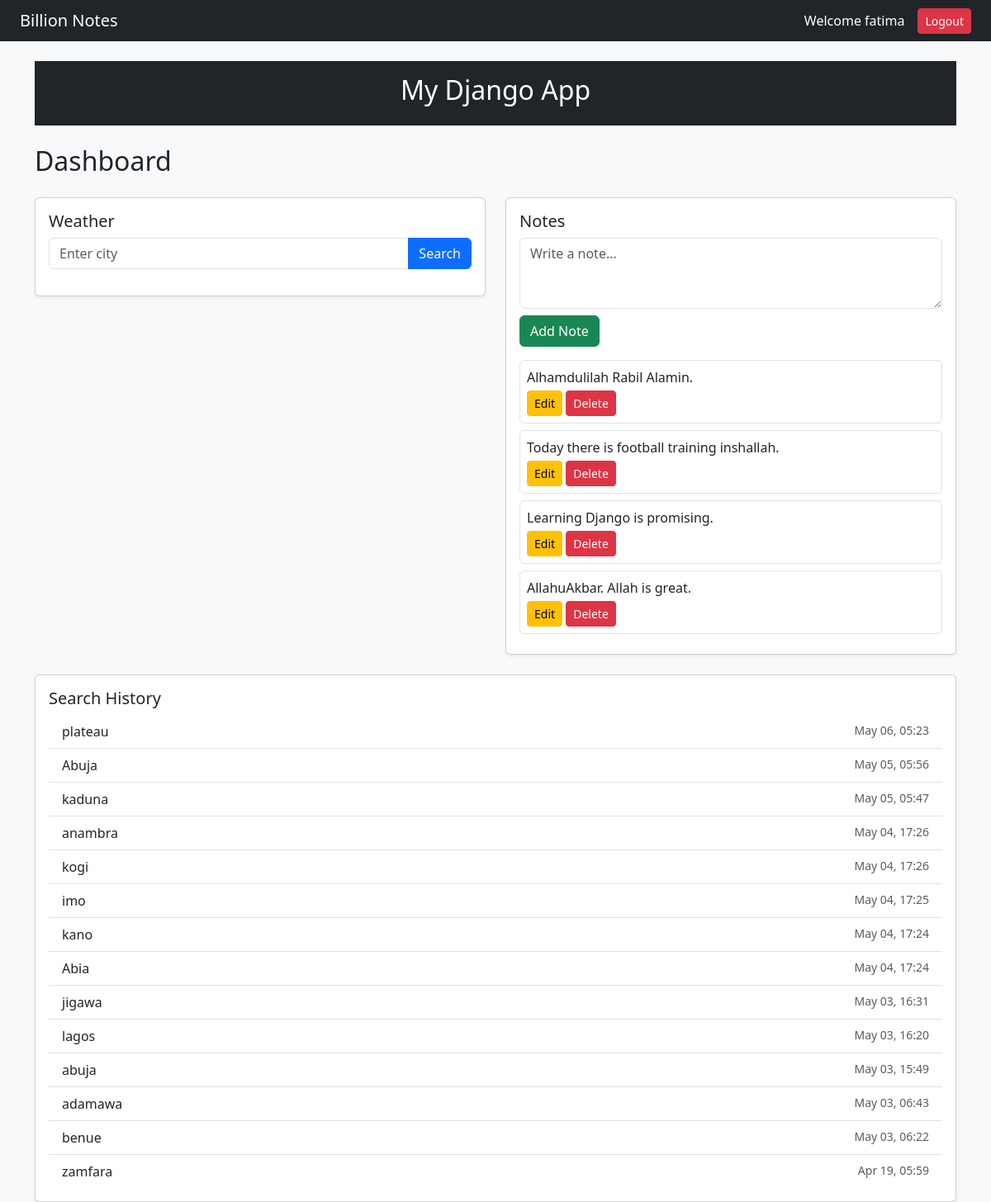
Before: /dashboard/ (signed in) with the older database file.
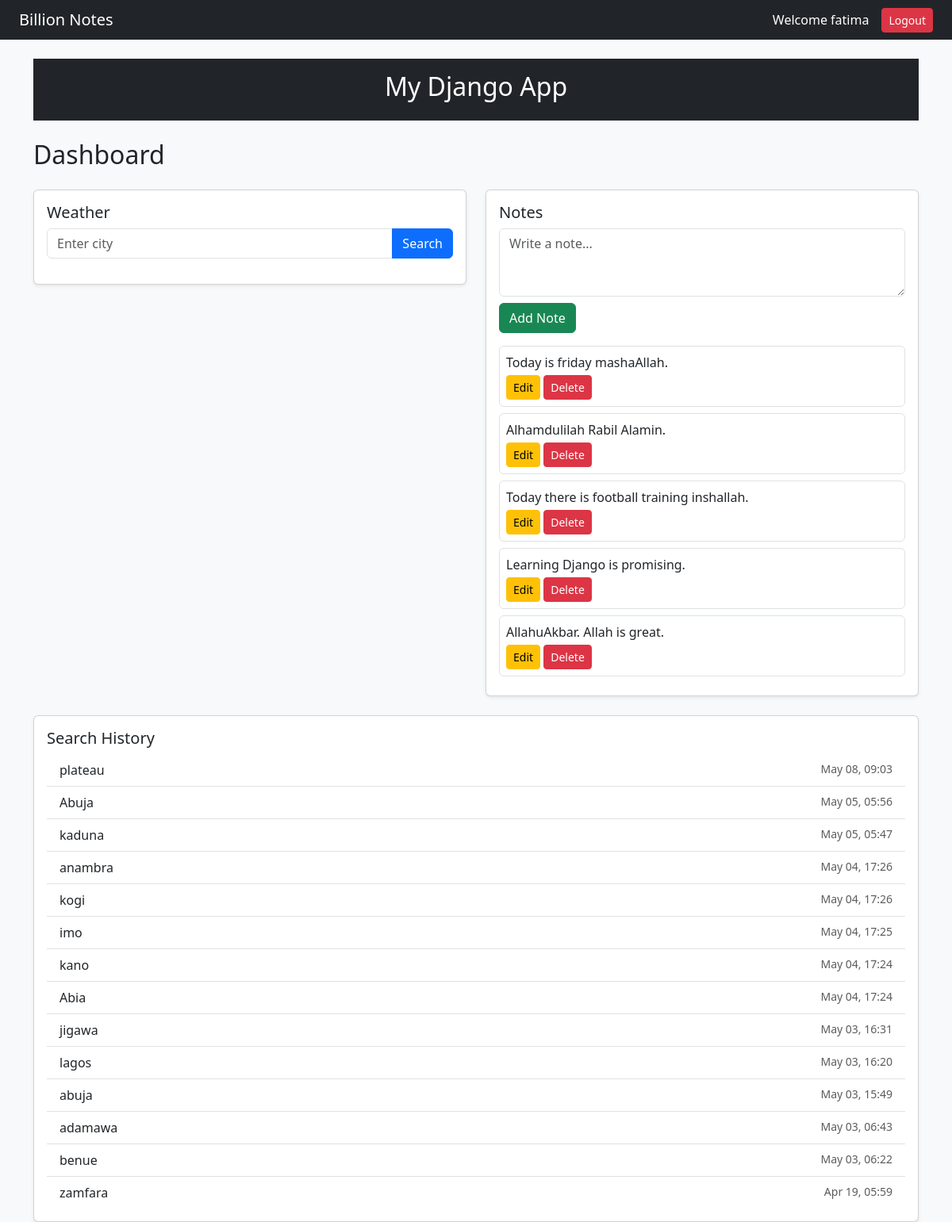
After: the same page with the newer database file.
### playground/models.py (models this page shows, shortened)
class Note(models.Model):
    user = models.ForeignKey(User, on_delete=models.CASCADE)
    content = models.TextField()

### weather/models.py (models this page shows)
class SearchHistory(models.Model):
    user = models.ForeignKey(User, on_delete=models.CASCADE)
    city = models.CharField(max_length=100)
    searched_at = models.DateTimeField(auto_now_add=True)

### dashboard/views.py (the view, shortened to what this page needs)
# urls.py: path("dashboard/", views.dashboard_view, name="dashboard"),
@login_required
def dashboard_view(request):
    context = {}
    notes = Note.objects.filter(user=request.user).order_by("-id")
    history = SearchHistory.objects.filter(user=request.user).order_by("-searched_at")
    context["notes"] = notes
    context["history"] = history
    city = request.GET.get("city")
    return render(request, "dashboard.html", context)

### weather/templates/dashboard.html (shortened to what this page needs)
{% extends "base.html" %}
{% block content %}
<h2 class="mb-4">Dashboard</h2>
<div class="row">
    <div class="col-md-6">
        <div class="card shadow-sm mb-4">
            <div class="card-body">
                <h5 class="card-title">Weather</h5>
                <form method="POST" class="mb-3">
                    <div class="input-group">
                        <input type="text" name="city" class="form-control" placeholder="Enter city">
                        <button class="btn btn-primary" name="search_weather">Search</button>
                    </div>
                </form>
            </div>
        </div>
    </div>
    <div class="col-md-6">
        <div class="card shadow-sm mb-4">
            <div class="card-body">
                <h5 class="card-title">Notes</h5>
                <form method="POST" class="mb-3">
                    <textarea name="content" class="form-control mb-2" rows="3" placeholder="Write a note..."></textarea>
                    <button class="btn btn-success" name="add_note">Add Note</button>
                </form>
                {% for note in notes %}
                    <div class="border rounded p-2 mb-2">
                        <p class="mb-1">{{ note.content }}</p>
                        <a href="{% url 'playground:edit_note' note.id %}" class="btn btn-sm btn-warning">Edit</a>
                        <a href="{% url 'playground:delete_note' note.id %}" class="btn btn-sm btn-danger">Delete</a>
                    </div>
                {% empty %}
                    <p class="text-muted">No notes yet</p>
                {% endfor %}
            </div>
        </div>
    </div>
</div>
<div class="card shadow-sm">
    <div class="card-body">
        <h5 class="card-title">Search History</h5>
        <ul class="list-group list-group-flush">
            {% for item in history %}
                <li class="list-group-item">
                    {{ item.city }}
                    <span class="text-muted small float-end">
                        {{ item.searched_at|date:"M d, H:i" }}
                    </span>
                </li>
            {% empty %}
                <li class="list-group-item text-muted">No history yet</li>
            {% endfor %}
        </ul>
    </div>
</div>
{% endblock %}

### playground/templates/base.html (shortened to what this page needs)
<!DOCTYPE html>
<html>
<head>
    <link href="https://cdn.jsdelivr.net/npm/bootstrap@5.3.3/dist/css/bootstrap.min.css" rel="stylesheet">
</head>
<body class="bg-light">
<nav class="navbar navbar-dark bg-dark px-4">
    <span class="navbar-brand mb-0 h1">Billion Notes</span>
    <div class="d-flex align-items-center">
        <span class="text-white me-3">
            Welcome {{ request.user.username }}
        </span>
        <form method="POST" action="{% url 'logout' %}" class="mb-0">
            <button type="submit" class="btn btn-danger btn-sm">Logout</button>
        </form>
    </div>
</nav>
<div class="container mt-4">
    <div class="text-center mb-4 p-3 bg-dark text-white">
        <h2>My Django App</h2>
    </div>
    {% block content %}
    {% endblock %}
</div>
</body>
</html>

Changed rows visible on the page:
added Note: content "Today is friday mashaAllah."
changed SearchHistory "plateau": searched_at "May 06, 05:23" → "May 08, 09:03"
